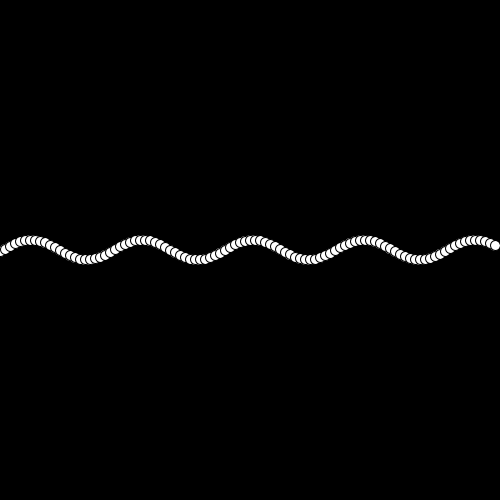
Frame 1 (no input)
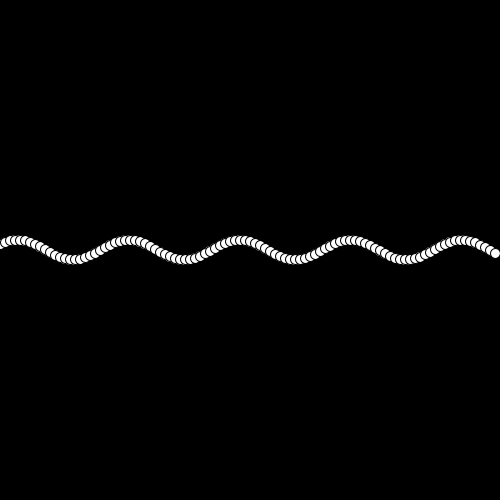
Frame 60 (the mouse pressed at the canvas centre just before this capture)
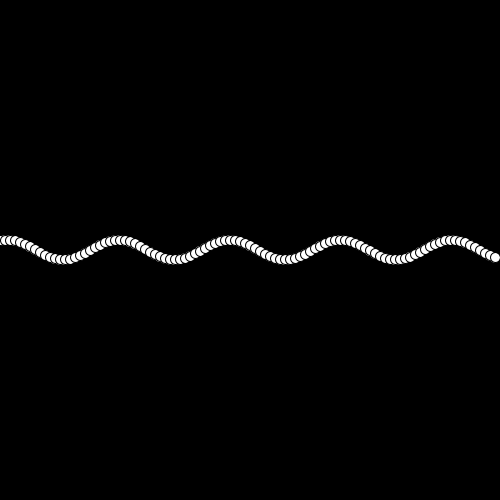
Frame 120 (the mouse held since frame 60 and released just before this capture)

The Processing sketch that drew these frames (run headless with seeded random() and noise(); from frame 60 on, the mouse is pressed at the canvas centre):

// Processing sketch: sineWave
// ── sineWave.pde
float x;
float y;
float theta;
float xSpacing =5;
int dX;
float [] pointsX;
float [] pointsY;

float amplitude=10;

void setup() {
  size(500, 500);
  dX=floor(width/xSpacing);
  pointsX = new float[dX];
  for(int i=0;i<pointsX.length;i++){
  pointsX[i]=i*xSpacing;
  }
  pointsY = new float[dX];
  println(pointsX.length);
}

void draw() {
  background(0);
  /* for (int i=0; i<pointsY.length; i++) {
   ellipse(i*xSpacing, height/2+sin(i)*amplitude, 10, 10);
   }*/

  calcWave();
  pushMatrix();
  translate(0,width/2);
  renderWave();
  popMatrix();
}

void calcWave() {
  theta+=0.2;
  for (int i=0; i<pointsY.length; i++) {
    pointsY[i] = sin(pointsX[i]+i+theta)*amplitude;
  }
}

void renderWave() {
  for (int i=0; i<pointsX.length; i++) {
     ellipse(pointsX[i], pointsY[i], 10, 10);
  }
}
